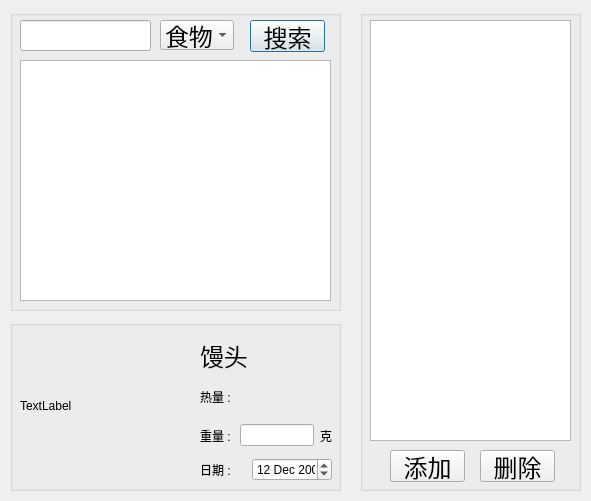
<?xml version="1.0" encoding="UTF-8"?>
<ui version="4.0">
 <class>recordDialog</class>
 <widget class="QDialog" name="recordDialog">
  <property name="geometry">
   <rect>
    <x>0</x>
    <y>0</y>
    <width>591</width>
    <height>501</height>
   </rect>
  </property>
  <property name="windowTitle">
   <string>记录</string>
  </property>
  <property name="windowIcon">
   <iconset resource="image.qrc">
    <normaloff>:/png/kaluli.png</normaloff>:/png/kaluli.png</iconset>
  </property>
  <property name="styleSheet">
   <string notr="true"/>
  </property>
  <widget class="QGroupBox" name="groupBox">
   <property name="geometry">
    <rect>
     <x>10</x>
     <y>10</y>
     <width>331</width>
     <height>301</height>
    </rect>
   </property>
   <property name="font">
    <font>
     <pointsize>18</pointsize>
    </font>
   </property>
   <property name="title">
    <string/>
   </property>
   <widget class="QLineEdit" name="lineEdit">
    <property name="geometry">
     <rect>
      <x>10</x>
      <y>10</y>
      <width>131</width>
      <height>31</height>
     </rect>
    </property>
    <property name="font">
     <font>
      <pointsize>18</pointsize>
     </font>
    </property>
    <property name="text">
     <string/>
    </property>
    <property name="alignment">
     <set>Qt::AlignRight|Qt::AlignTrailing|Qt::AlignVCenter</set>
    </property>
   </widget>
   <widget class="QPushButton" name="pushButton">
    <property name="geometry">
     <rect>
      <x>240</x>
      <y>10</y>
      <width>75</width>
      <height>32</height>
     </rect>
    </property>
    <property name="font">
     <font>
      <pointsize>18</pointsize>
     </font>
    </property>
    <property name="text">
     <string>搜索</string>
    </property>
   </widget>
   <widget class="QTableView" name="tableView">
    <property name="geometry">
     <rect>
      <x>10</x>
      <y>50</y>
      <width>311</width>
      <height>241</height>
     </rect>
    </property>
   </widget>
   <widget class="QComboBox" name="comboBox">
    <property name="geometry">
     <rect>
      <x>150</x>
      <y>10</y>
      <width>74</width>
      <height>30</height>
     </rect>
    </property>
    <item>
     <property name="text">
      <string>食物</string>
     </property>
    </item>
    <item>
     <property name="text">
      <string>食谱</string>
     </property>
    </item>
    <item>
     <property name="text">
      <string>运动</string>
     </property>
    </item>
   </widget>
  </widget>
  <widget class="QGroupBox" name="groupBox_2">
   <property name="geometry">
    <rect>
     <x>360</x>
     <y>10</y>
     <width>221</width>
     <height>481</height>
    </rect>
   </property>
   <property name="title">
    <string/>
   </property>
   <widget class="QTableView" name="tableView_2">
    <property name="geometry">
     <rect>
      <x>10</x>
      <y>10</y>
      <width>201</width>
      <height>421</height>
     </rect>
    </property>
   </widget>
   <widget class="QPushButton" name="pushButton_2">
    <property name="geometry">
     <rect>
      <x>30</x>
      <y>440</y>
      <width>75</width>
      <height>32</height>
     </rect>
    </property>
    <property name="font">
     <font>
      <pointsize>18</pointsize>
     </font>
    </property>
    <property name="text">
     <string>添加</string>
    </property>
   </widget>
   <widget class="QPushButton" name="pushButton_3">
    <property name="geometry">
     <rect>
      <x>120</x>
      <y>440</y>
      <width>75</width>
      <height>32</height>
     </rect>
    </property>
    <property name="font">
     <font>
      <pointsize>18</pointsize>
     </font>
    </property>
    <property name="text">
     <string>删除</string>
    </property>
   </widget>
  </widget>
  <widget class="QGroupBox" name="groupBox_3">
   <property name="geometry">
    <rect>
     <x>10</x>
     <y>320</y>
     <width>331</width>
     <height>171</height>
    </rect>
   </property>
   <property name="title">
    <string/>
   </property>
   <widget class="QLabel" name="label_2">
    <property name="geometry">
     <rect>
      <x>190</x>
      <y>20</y>
      <width>131</width>
      <height>31</height>
     </rect>
    </property>
    <property name="font">
     <font>
      <pointsize>18</pointsize>
     </font>
    </property>
    <property name="text">
     <string>馒头</string>
    </property>
   </widget>
   <widget class="QWidget" name="layoutWidget">
    <property name="geometry">
     <rect>
      <x>190</x>
      <y>60</y>
      <width>132</width>
      <height>101</height>
     </rect>
    </property>
    <layout class="QVBoxLayout" name="verticalLayout">
     <item>
      <widget class="QLabel" name="label_4">
       <property name="text">
        <string>热量 : </string>
       </property>
      </widget>
     </item>
     <item>
      <layout class="QHBoxLayout" name="horizontalLayout">
       <item>
        <widget class="QLabel" name="label_5">
         <property name="text">
          <string>重量 : </string>
         </property>
        </widget>
       </item>
       <item>
        <widget class="QLineEdit" name="lineEdit_2">
         <property name="alignment">
          <set>Qt::AlignRight|Qt::AlignTrailing|Qt::AlignVCenter</set>
         </property>
        </widget>
       </item>
       <item>
        <widget class="QLabel" name="label_6">
         <property name="text">
          <string>克</string>
         </property>
        </widget>
       </item>
      </layout>
     </item>
     <item>
      <layout class="QHBoxLayout" name="horizontalLayout_2">
       <item>
        <widget class="QLabel" name="label_3">
         <property name="text">
          <string>日期 : </string>
         </property>
        </widget>
       </item>
       <item>
        <widget class="QDateEdit" name="dateEdit">
         <property name="minimumSize">
          <size>
           <width>80</width>
           <height>0</height>
          </size>
         </property>
         <property name="maximumSize">
          <size>
           <width>80</width>
           <height>16777215</height>
          </size>
         </property>
         <property name="font">
          <font>
           <pointsize>9</pointsize>
          </font>
         </property>
         <property name="date">
          <date>
           <year>2000</year>
           <month>12</month>
           <day>12</day>
          </date>
         </property>
        </widget>
       </item>
      </layout>
     </item>
    </layout>
   </widget>
   <widget class="QLabel" name="label">
    <property name="geometry">
     <rect>
      <x>10</x>
      <y>10</y>
      <width>161</width>
      <height>151</height>
     </rect>
    </property>
    <property name="text">
     <string>TextLabel</string>
    </property>
   </widget>
  </widget>
  <zorder>groupBox_3</zorder>
  <zorder>groupBox</zorder>
  <zorder>groupBox_2</zorder>
 </widget>
 <resources>
  <include location="image.qrc"/>
 </resources>
 <connections/>
</ui>
